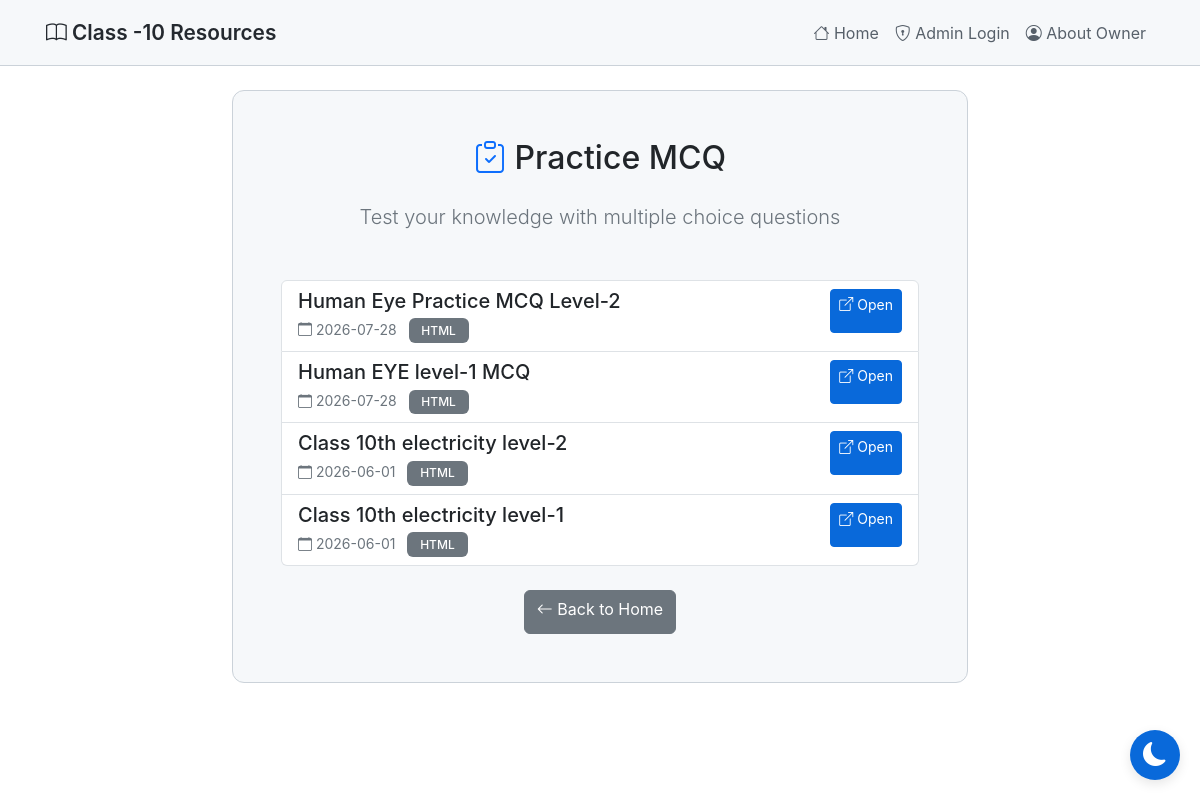
Screenshot of /practice-mcq with the database file from the repository.
### tables this page shows
CREATE TABLE mcq_quizzes
                 (id INTEGER PRIMARY KEY AUTOINCREMENT,
                  title TEXT NOT NULL,
                  details TEXT,
                  filename TEXT NOT NULL,
                  file_type TEXT NOT NULL,
                  created_at TIMESTAMP DEFAULT CURRENT_TIMESTAMP);

### app.py (the view)
@app.route('/practice-mcq')
def practice_mcq():
    conn = sqlite3.connect('database.db')
    conn.row_factory = sqlite3.Row
    c = conn.cursor()
    c.execute('SELECT * FROM mcq_quizzes ORDER BY created_at DESC')
    quizzes = c.fetchall()
    conn.close()
    is_admin = 'admin' in session
    return render_template('practice_mcq.html', quizzes=quizzes, is_admin=is_admin)

### templates/practice_mcq.html (shortened to what this page needs)
{% extends "base.html" %}
{% block content %}
<div class="row justify-content-center mt-4">
    <div class="col-md-10 col-lg-8">
        <div class="card">
            <div class="card-body p-5">
                <h2 class="text-center mb-4">
                    <i class="bi bi-clipboard-check text-primary"></i> Practice MCQ
                </h2>
                <div class="text-center mb-5">
                    <p class="lead text-secondary">Test your knowledge with multiple choice questions</p>
                </div>
                {% if quizzes %}
                <div class="list-group">
                    {% for quiz in quizzes %}
                    <div class="list-group-item list-group-item-action">
                        <div class="d-flex justify-content-between align-items-start gap-3">
                            <div class="flex-grow-1">
                                <h5 class="mb-1">{{ quiz['title'] }}</h5>
                                <small class="text-secondary">
                                    <i class="bi bi-calendar"></i> {{ quiz['created_at'][:10] }}
                                </small>
                                <span class="badge bg-secondary ms-2 text-uppercase">{{ quiz['file_type'] }}</span>
                            </div>
                            <div class="d-flex align-items-center gap-2">
                                <a href="{{ url_for('view_mcq', id=quiz['id']) }}" class="btn btn-sm btn-primary" target="_blank">
                                    <i class="bi bi-box-arrow-up-right"></i> Open
                                </a>
                            </div>
                        </div>
                    </div>
                    {% endfor %}
                </div>
                {% else %}
                <div class="alert alert-info text-center">
                    <i class="bi bi-info-circle"></i>
                    <h5 class="mt-2">No MCQ quizzes yet!</h5>
                    <p class="mb-0">Check back soon for new practice sets.</p>
                </div>
                {% endif %}
                <div class="text-center mt-4">
                    <a href="{{ url_for('index') }}" class="btn btn-secondary">
                        <i class="bi bi-arrow-left"></i> Back to Home
                    </a>
                </div>
            </div>
        </div>
    </div>
</div>
{% endblock %}

### templates/base.html (style rules this page uses)
:root { --bg-primary: #ffffff; --bg-secondary: #f6f8fa; --bg-tertiary: #ffffff; --text-primary: #24292f; --text-secondary: #57606a; --border-color: #cbd2d9; --accent-color: #0969da; --success-color: #1a7f37; --danger-color: #cf222e; --shadow-color: rgba(0, 0, 0, 0.1); }
body { background-color: var(--bg-primary); color: var(--text-primary); font-family: -apple-system, BlinkMacSystemFont, 'Segoe UI', 'Noto Sans', Helvetica, Arial, sans-serif; min-height: 100vh; transition: background-color 0.3s ease, color 0.3s ease; }
* { transition: background-color 0.3s ease, color 0.3s ease, border-color 0.3s ease; }
.btn-primary { background-color: var(--accent-color); border-color: var(--accent-color); transition: all 0.3s ease; min-height: 44px; }
.btn { min-height: 44px; }
.card { background-color: var(--bg-secondary); border: 1px solid var(--border-color); border-radius: 12px; transition: all 0.3s ease; overflow: hidden; }
.card-body { padding: 1.5rem; }
.badge { padding: 0.4rem 0.8rem; border-radius: 6px; font-weight: 500; }

### rows the page displays
mcq_quizzes: title "Human Eye Practice MCQ Level-2", created_at "2026-07-28", file_type "HTML"
mcq_quizzes: title "Human EYE level-1 MCQ", created_at "2026-07-28", file_type "HTML"
mcq_quizzes: title "Class 10th electricity level-2", created_at "2026-06-01", file_type "HTML"
mcq_quizzes: title "Class 10th electricity level-1", created_at "2026-06-01", file_type "HTML"
